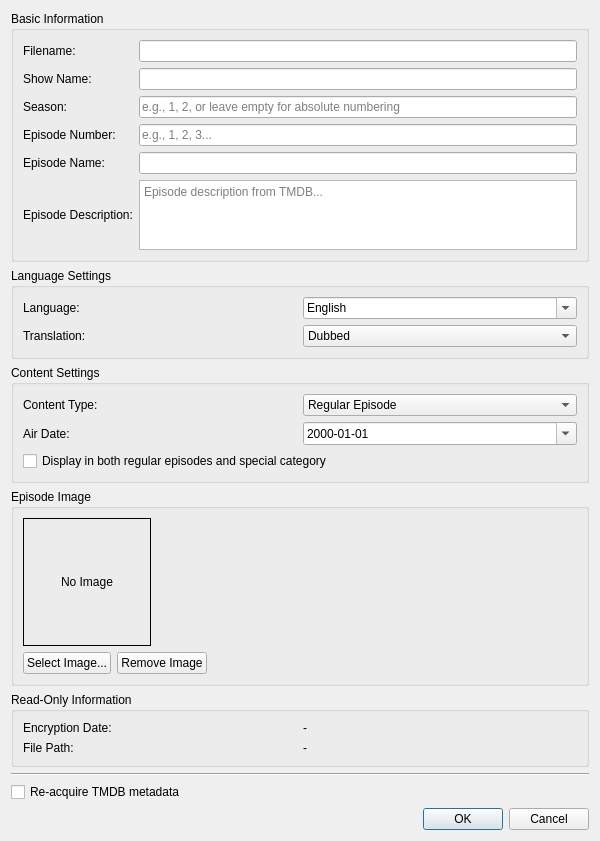
<?xml version="1.0" encoding="UTF-8"?>
<ui version="4.0">
 <class>VP_ShowsEditMetadataDialog</class>
 <widget class="QDialog" name="VP_ShowsEditMetadataDialog">
  <property name="geometry">
   <rect>
    <x>0</x>
    <y>0</y>
    <width>600</width>
    <height>700</height>
   </rect>
  </property>
  <property name="windowTitle">
   <string>Edit Video Metadata</string>
  </property>
  <layout class="QVBoxLayout" name="verticalLayout_2">
   <item>
    <widget class="QGroupBox" name="groupBox_Basic">
     <property name="title">
      <string>Basic Information</string>
     </property>
     <layout class="QGridLayout" name="gridLayout">
      <item row="0" column="0">
       <widget class="QLabel" name="label_Filename">
        <property name="text">
         <string>Filename:</string>
        </property>
       </widget>
      </item>
      <item row="0" column="1">
       <widget class="QLineEdit" name="lineEdit_Filename">
        <property name="maxLength">
         <number>255</number>
        </property>
       </widget>
      </item>
      <item row="1" column="0">
       <widget class="QLabel" name="label_ShowName">
        <property name="text">
         <string>Show Name:</string>
        </property>
       </widget>
      </item>
      <item row="1" column="1">
       <widget class="QLineEdit" name="lineEdit_ShowName">
        <property name="maxLength">
         <number>100</number>
        </property>
       </widget>
      </item>
      <item row="2" column="0">
       <widget class="QLabel" name="label_Season">
        <property name="text">
         <string>Season:</string>
        </property>
       </widget>
      </item>
      <item row="2" column="1">
       <widget class="QLineEdit" name="lineEdit_Season">
        <property name="placeholderText">
         <string>e.g., 1, 2, or leave empty for absolute numbering</string>
        </property>
        <property name="maxLength">
         <number>50</number>
        </property>
       </widget>
      </item>
      <item row="3" column="0">
       <widget class="QLabel" name="label_Episode">
        <property name="text">
         <string>Episode Number:</string>
        </property>
       </widget>
      </item>
      <item row="3" column="1">
       <widget class="QLineEdit" name="lineEdit_Episode">
        <property name="placeholderText">
         <string>e.g., 1, 2, 3...</string>
        </property>
        <property name="maxLength">
         <number>100</number>
        </property>
       </widget>
      </item>
      <item row="4" column="0">
       <widget class="QLabel" name="label_EPName">
        <property name="text">
         <string>Episode Name:</string>
        </property>
       </widget>
      </item>
      <item row="4" column="1">
       <widget class="QLineEdit" name="lineEdit_EPName">
        <property name="maxLength">
         <number>200</number>
        </property>
       </widget>
      </item>
      <item row="5" column="0">
       <widget class="QLabel" name="label_EPDescription">
        <property name="text">
         <string>Episode Description:</string>
        </property>
       </widget>
      </item>
      <item row="5" column="1">
       <widget class="QTextEdit" name="textEdit_EPDescription">
        <property name="maximumHeight">
         <number>80</number>
        </property>
        <property name="placeholderText">
         <string>Episode description from TMDB...</string>
        </property>
       </widget>
      </item>
     </layout>
    </widget>
   </item>
   <item>
    <widget class="QGroupBox" name="groupBox_Language">
     <property name="title">
      <string>Language Settings</string>
     </property>
     <layout class="QGridLayout" name="gridLayout_2">
      <item row="0" column="0">
       <widget class="QLabel" name="label_Language">
        <property name="text">
         <string>Language:</string>
        </property>
       </widget>
      </item>
      <item row="0" column="1">
       <widget class="QComboBox" name="comboBox_Language">
        <property name="editable">
         <bool>true</bool>
        </property>
        <item>
         <property name="text">
          <string>English</string>
         </property>
        </item>
        <item>
         <property name="text">
          <string>Japanese</string>
         </property>
        </item>
        <item>
         <property name="text">
          <string>Spanish</string>
         </property>
        </item>
        <item>
         <property name="text">
          <string>French</string>
         </property>
        </item>
        <item>
         <property name="text">
          <string>German</string>
         </property>
        </item>
        <item>
         <property name="text">
          <string>Italian</string>
         </property>
        </item>
        <item>
         <property name="text">
          <string>Portuguese</string>
         </property>
        </item>
        <item>
         <property name="text">
          <string>Russian</string>
         </property>
        </item>
        <item>
         <property name="text">
          <string>Chinese</string>
         </property>
        </item>
        <item>
         <property name="text">
          <string>Korean</string>
         </property>
        </item>
       </widget>
      </item>
      <item row="1" column="0">
       <widget class="QLabel" name="label_Translation">
        <property name="text">
         <string>Translation:</string>
        </property>
       </widget>
      </item>
      <item row="1" column="1">
       <widget class="QComboBox" name="comboBox_Translation">
        <item>
         <property name="text">
          <string>Dubbed</string>
         </property>
        </item>
        <item>
         <property name="text">
          <string>Subbed</string>
         </property>
        </item>
       </widget>
      </item>
     </layout>
    </widget>
   </item>
   <item>
    <widget class="QGroupBox" name="groupBox_Content">
     <property name="title">
      <string>Content Settings</string>
     </property>
     <layout class="QGridLayout" name="gridLayout_3">
      <item row="0" column="0">
       <widget class="QLabel" name="label_ContentType">
        <property name="text">
         <string>Content Type:</string>
        </property>
       </widget>
      </item>
      <item row="0" column="1">
       <widget class="QComboBox" name="comboBox_ContentType">
        <item>
         <property name="text">
          <string>Regular Episode</string>
         </property>
        </item>
        <item>
         <property name="text">
          <string>Movie</string>
         </property>
        </item>
        <item>
         <property name="text">
          <string>OVA/OAD</string>
         </property>
        </item>
        <item>
         <property name="text">
          <string>Extra/Special</string>
         </property>
        </item>
       </widget>
      </item>
      <item row="1" column="0">
       <widget class="QLabel" name="label_AirDate">
        <property name="text">
         <string>Air Date:</string>
        </property>
       </widget>
      </item>
      <item row="1" column="1">
       <widget class="QDateEdit" name="dateEdit_AirDate">
        <property name="displayFormat">
         <string>yyyy-MM-dd</string>
        </property>
        <property name="calendarPopup">
         <bool>true</bool>
        </property>
       </widget>
      </item>
      <item row="2" column="0" colspan="2">
       <widget class="QCheckBox" name="checkBox_DualDisplay">
        <property name="text">
         <string>Display in both regular episodes and special category</string>
        </property>
       </widget>
      </item>
     </layout>
    </widget>
   </item>
   <item>
    <widget class="QGroupBox" name="groupBox_Image">
     <property name="title">
      <string>Episode Image</string>
     </property>
     <layout class="QVBoxLayout" name="verticalLayout">
      <item>
       <widget class="QLabel" name="label_ImagePreview">
        <property name="minimumSize">
         <size>
          <width>128</width>
          <height>128</height>
         </size>
        </property>
        <property name="maximumSize">
         <size>
          <width>128</width>
          <height>128</height>
         </size>
        </property>
        <property name="frameShape">
         <enum>QFrame::Box</enum>
        </property>
        <property name="text">
         <string>No Image</string>
        </property>
        <property name="alignment">
         <set>Qt::AlignCenter</set>
        </property>
       </widget>
      </item>
      <item>
       <layout class="QHBoxLayout" name="horizontalLayout_2">
        <item>
         <widget class="QPushButton" name="pushButton_SelectImage">
          <property name="text">
           <string>Select Image...</string>
          </property>
         </widget>
        </item>
        <item>
         <widget class="QPushButton" name="pushButton_RemoveImage">
          <property name="text">
           <string>Remove Image</string>
          </property>
         </widget>
        </item>
        <item>
         <spacer name="horizontalSpacer">
          <property name="orientation">
           <enum>Qt::Horizontal</enum>
          </property>
          <property name="sizeHint" stdset="0">
           <size>
            <width>40</width>
            <height>20</height>
           </size>
          </property>
         </spacer>
        </item>
       </layout>
      </item>
     </layout>
    </widget>
   </item>
   <item>
    <widget class="QGroupBox" name="groupBox_ReadOnly">
     <property name="title">
      <string>Read-Only Information</string>
     </property>
     <layout class="QGridLayout" name="gridLayout_4">
      <item row="0" column="0">
       <widget class="QLabel" name="label_EncryptionDate">
        <property name="text">
         <string>Encryption Date:</string>
        </property>
       </widget>
      </item>
      <item row="0" column="1">
       <widget class="QLabel" name="label_EncryptionDateValue">
        <property name="text">
         <string>-</string>
        </property>
       </widget>
      </item>
      <item row="1" column="0">
       <widget class="QLabel" name="label_FilePath">
        <property name="text">
         <string>File Path:</string>
        </property>
       </widget>
      </item>
      <item row="1" column="1">
       <widget class="QLabel" name="label_FilePathValue">
        <property name="text">
         <string>-</string>
        </property>
        <property name="wordWrap">
         <bool>true</bool>
        </property>
       </widget>
      </item>
     </layout>
    </widget>
   </item>
   <item>
    <spacer name="verticalSpacer">
     <property name="orientation">
      <enum>Qt::Vertical</enum>
     </property>
     <property name="sizeHint" stdset="0">
      <size>
       <width>20</width>
       <height>40</height>
      </size>
     </property>
    </spacer>
   </item>
   <item>
    <widget class="Line" name="line_Bottom">
     <property name="orientation">
      <enum>Qt::Horizontal</enum>
     </property>
    </widget>
   </item>
   <item>
    <widget class="QCheckBox" name="checkBox_ReacquireTMDB">
     <property name="text">
      <string>Re-acquire TMDB metadata</string>
     </property>
    </widget>
   </item>
   <item>
    <widget class="QDialogButtonBox" name="buttonBox">
     <property name="orientation">
      <enum>Qt::Horizontal</enum>
     </property>
     <property name="standardButtons">
      <set>QDialogButtonBox::Cancel|QDialogButtonBox::Ok</set>
     </property>
    </widget>
   </item>
  </layout>
 </widget>
 <resources/>
 <connections>
  <connection>
   <sender>buttonBox</sender>
   <signal>accepted()</signal>
   <receiver>VP_ShowsEditMetadataDialog</receiver>
   <slot>accept()</slot>
   <hints>
    <hint type="sourcelabel">
     <x>248</x>
     <y>254</y>
    </hint>
    <hint type="destinationlabel">
     <x>157</x>
     <y>274</y>
    </hint>
   </hints>
  </connection>
  <connection>
   <sender>buttonBox</sender>
   <signal>rejected()</signal>
   <receiver>VP_ShowsEditMetadataDialog</receiver>
   <slot>reject()</slot>
   <hints>
    <hint type="sourcelabel">
     <x>316</x>
     <y>260</y>
    </hint>
    <hint type="destinationlabel">
     <x>286</x>
     <y>274</y>
    </hint>
   </hints>
  </connection>
 </connections>
</ui>
